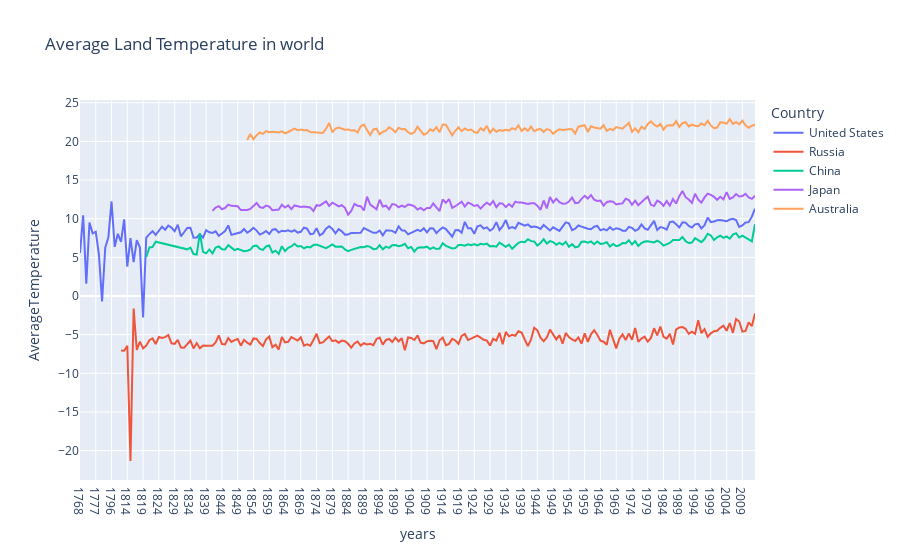

The notebook cell saved with this chart:
### Code cell
fig=px.line(avgtemp, x='years', y ='AverageTemperature', color='Country', title='Average Land Temperature in world')
fig.show()

### Figure 1 — Plotly figure (JSON) as saved in the notebook; plotly's stock layout.template omitted (floating-point values rounded to 4 significant figures; data arrays with more than 128 entries replaced by an {"elided": "..."} marker saying what was removed)
{"data": [{"hovertemplate": "Country=United States<br>years=%{x}<br>AverageTemperature=%{y}<extra></extra>", "legendgroup": "United States", "line": {"color": "#636efa", "dash": "solid"}, "mode": "lines", "name": "United States", "orientation": "v", "showlegend": true, "type": "scatter", "x": {"elided": "215 str values"}, "xaxis": "x", "y": {"elided": "215 float values"}, "yaxis": "y"}, {"hovertemplate": "Country=Russia<br>years=%{x}<br>AverageTemperature=%{y}<extra></extra>", "legendgroup": "Russia", "line": {"color": "#EF553B", "dash": "solid"}, "mode": "lines", "name": "Russia", "orientation": "v", "showlegend": true, "type": "scatter", "x": {"elided": "202 str values"}, "xaxis": "x", "y": {"elided": "202 float values"}, "yaxis": "y"}, {"hovertemplate": "Country=China<br>years=%{x}<br>AverageTemperature=%{y}<extra></extra>", "legendgroup": "China", "line": {"color": "#00cc96", "dash": "solid"}, "mode": "lines", "name": "China", "orientation": "v", "showlegend": true, "type": "scatter", "x": {"elided": "185 str values"}, "xaxis": "x", "y": {"elided": "185 float values"}, "yaxis": "y"}, {"hovertemplate": "Country=Japan<br>years=%{x}<br>AverageTemperature=%{y}<extra></extra>", "legendgroup": "Japan", "line": {"color": "#ab63fa", "dash": "solid"}, "mode": "lines", "name": "Japan", "orientation": "v", "showlegend": true, "type": "scatter", "x": {"elided": "173 str values"}, "xaxis": "x", "y": {"elided": "173 float values"}, "yaxis": "y"}, {"hovertemplate": "Country=Australia<br>years=%{x}<br>AverageTemperature=%{y}<extra></extra>", "legendgroup": "Australia", "line": {"color": "#FFA15A", "dash": "solid"}, "mode": "lines", "name": "Australia", "orientation": "v", "showlegend": true, "type": "scatter", "x": {"elided": "162 str values"}, "xaxis": "x", "y": {"elided": "162 float values"}, "yaxis": "y"}], "layout": {"legend": {"title": {"text": "Country"}, "tracegroupgap": 0}, "title": {"text": "Average Land Temperature in world"}, "xaxis": {"anchor": "y", "domain": [0, 1], "title": {"text": "years"}}, "yaxis": {"anchor": "x", "domain": [0, 1], "title": {"text": "AverageTemperature"}}}}
